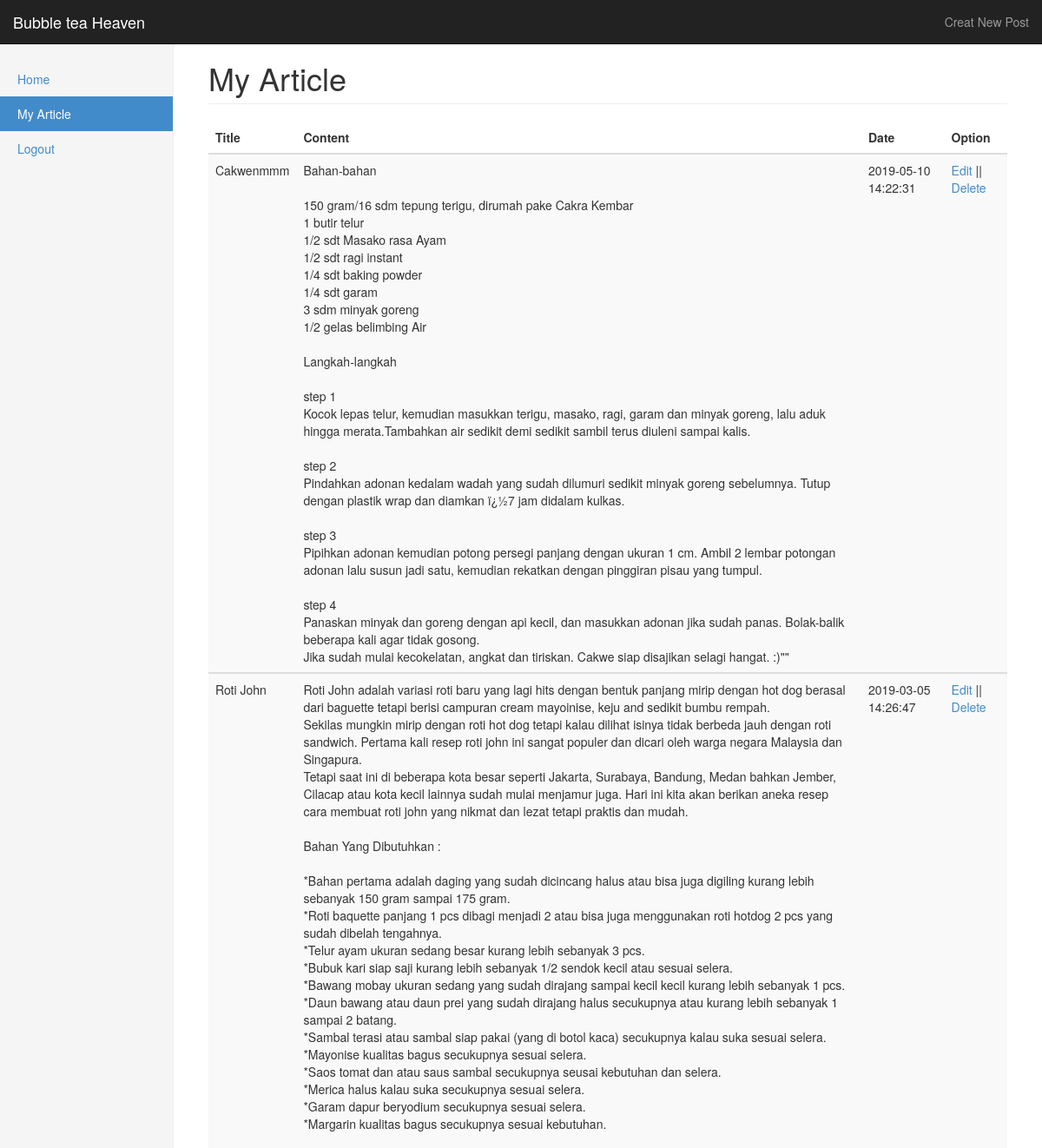
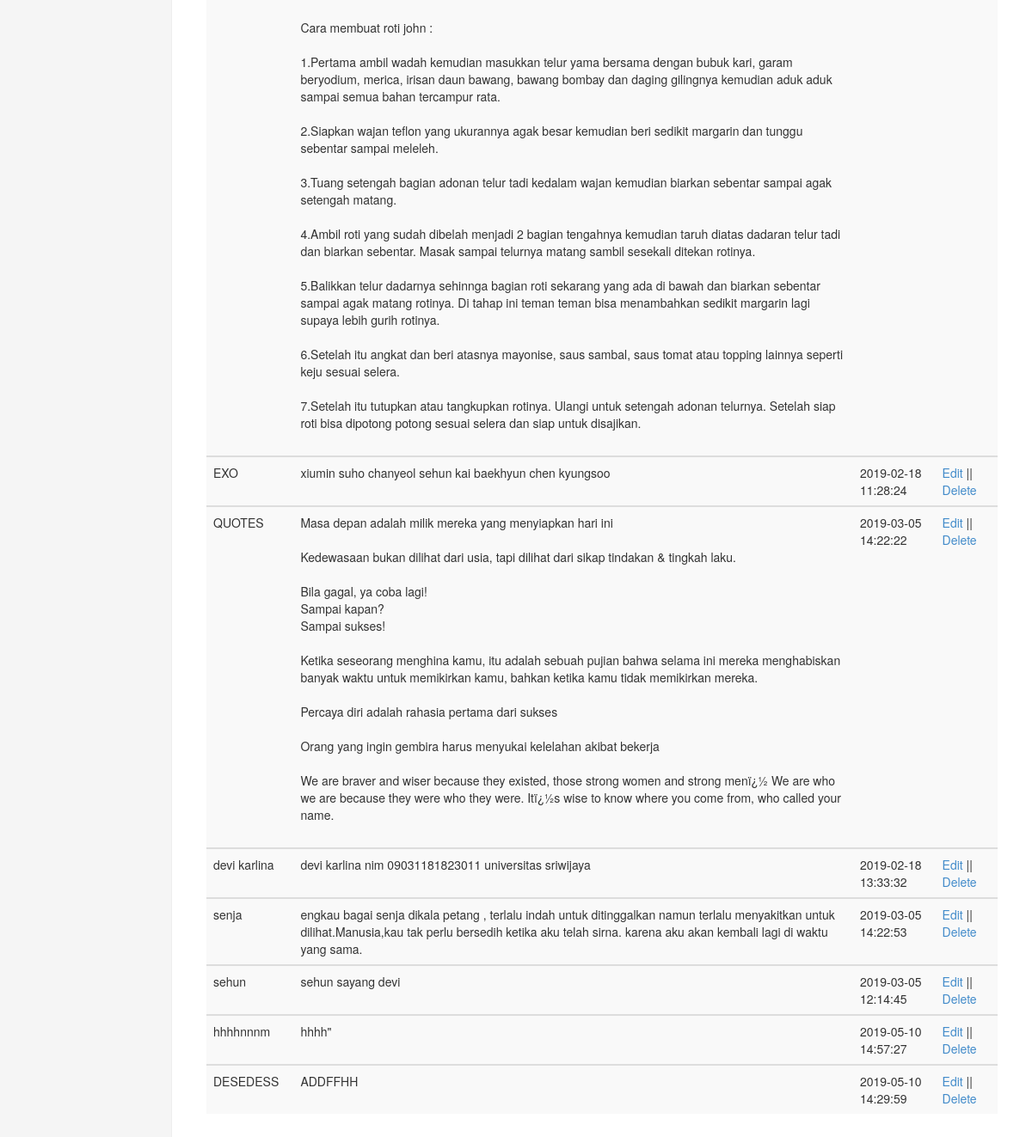
/post.php (signed in), run on the app's committed database (2 pictures, top to bottom).
### tables this page shows
CREATE TABLE IF NOT EXISTS `post` (
`id_post` int(11) NOT NULL,
  `title` varchar(50) NOT NULL,
  `isi` text NOT NULL,
  `waktu` timestamp NOT NULL DEFAULT CURRENT_TIMESTAMP ON UPDATE CURRENT_TIMESTAMP,
  `id_user` int(11) NOT NULL
);

### post.php (the view, shortened to what this page needs)
<!DOCTYPE html>
<html lang="en">
  <head>
    <link href="bootstrap.css" rel="stylesheet">
    <link href="dashboard.css" rel="stylesheet">
  </head>
  <body>
    <div class="navbar navbar-inverse navbar-fixed-top" role="navigation">
      <div class="container-fluid">
        <div class="navbar-header">
             <a class="navbar-brand"><font color ="white">Bubble tea Heaven</font></a>
        </div>
        <div class="navbar-collapse collapse">
          <ul class="nav navbar-nav navbar-right">
            <li><a href="creat.php">Creat New Post</a></li>
          </ul>
        </div>
      </div>
    </div>
    <div class="container-fluid">
      <div class="row">
        <div class="col-sm-3 col-md-2 sidebar">
          <ul class="nav nav-sidebar">
          <li><a href="home2.php">Home</a></li>
          <li class="active"><a href="post.php">My Article</a></li>
          <li><a href="logout.php">Logout</a></li>
            <br>
          </ul>
        </div>
          <div class="col-sm-9 col-sm-offset-3 col-md-10 col-md-offset-2 main">
            <h1 class="page-header">My Article</h1>
             <table class="table table-striped table-hover ">
              <thead>
                <tr>
                  <th>Title</th>
                  <th>Content</th>
                  <th> Date </th>
                  <th> Option </th>
                </tr>
              </thead>
               <?php
              if(isset($_COOKIE["id"])){
                  include("koneksi.php");
                $sql = "SELECT * FROM post";
                $result = $conn->query($sql);
                if ($result->num_rows > 0) {
                    while($row = $result->fetch_assoc()) {
                      echo "<tbody>
                          <tr>
                          <td>$row[title]</td>
                          <td>$row[isi]</td>
                          <td>$row[waktu]</td>
                          <td><a href='edit.php?id_post=$row[id_post]'>Edit</a> ||
                            <a onclick=\"return confirm('Are you sure deleting this post?');\" href='hapus.php?id_post=$row[id_post]'>Delete</a></td>
                        </tr>
                      </tbody>";
                    }
                } else {
                    echo "0 results";
                }
              }else{
                header('location:index.php');
              }
              ?>
            </table>
          </div>
        </div>
      </div>
  </body>
</html>

### dashboard.css (style rules this page uses)
body { padding-top: 50px; }
.sidebar { display: none; }
@media (min-width: 768px) { .sidebar { position: fixed; top: 51px; bottom: 0; left: 0; z-index: 1000; display: block; padding: 20px; overflow-x: hidden; overflow-y: auto; background-color: #f5f5f5; border-right: 1px solid #eee; } }
.nav-sidebar { margin-right: -21px; margin-bottom: 20px; margin-left: -20px; }
.nav-sidebar > li > a { padding-right: 20px; padding-left: 20px; }
.nav-sidebar > .active > a { color: #fff; background-color: #428bca; }
.main { padding: 20px; }
@media (min-width: 768px) { .main { padding-right: 40px; padding-left: 40px; } }
.main .page-header { margin-top: 0; }

### data on the page
post: title "Cakwenmmm", isi "Bahan-bahan 150 gram/16 sdm tepung terigu, dirumah pake Cakra Kembar 1 butir telur 1/2 sdt Masako rasa Ayam 1/2 sdt ragi instant 1/4 sdt baking powder 1/4 sdt garam 3 sdm minyak goreng 1/2 gelas belimbing Air Langkah-langkah step 1 Kocok lepas telur, kemudian masukkan terigu, masako, ragi, garam dan minyak goreng, lalu aduk hingga merata.Tambahkan air sedikit demi sedikit sambil terus diuleni sampai kalis. step 2 Pindahkan adonan kedalam wadah yang sudah dilumuri sedikit minyak goreng sebelumnya. Tutup dengan plastik wrap dan diamkan ï¿½7 jam didalam kulkas. step 3 Pipihkan adonan kemudian potong persegi panjang dengan ukuran 1 cm. Ambil 2 lembar potongan adonan lalu susun jadi satu,…", waktu "2019-05-10 14:22:31"
post: title "Roti John", isi "Roti John adalah variasi roti baru yang lagi hits dengan bentuk panjang mirip dengan hot dog berasal dari baguette tetapi berisi campuran cream mayoinise, keju and sedikit bumbu rempah. Sekilas mungkin mirip dengan roti hot dog tetapi kalau dilihat isinya tidak berbeda jauh dengan roti sandwich. Pertama kali resep roti john ini sangat populer dan dicari oleh warga negara Malaysia dan Singapura. Tetapi saat ini di beberapa kota besar seperti Jakarta, Surabaya, Bandung, Medan bahkan Jember, Cilacap atau kota kecil lainnya sudah mulai menjamur juga. Hari ini kita akan berikan aneka resep cara membuat roti john yang nikmat dan lezat tetapi praktis dan mudah. Bahan Yang Dibutuhkan : *Bahan…", waktu "2019-03-05 14:26:47"
post: title "EXO", isi "xiumin suho chanyeol sehun kai baekhyun chen kyungsoo", waktu "2019-02-18 11:28:24"
post: title "QUOTES", isi "Masa depan adalah milik mereka yang menyiapkan hari ini Kedewasaan bukan dilihat dari usia, tapi dilihat dari sikap tindakan & tingkah laku. Bila gagal, ya coba lagi! Sampai kapan? Sampai sukses! Ketika seseorang menghina kamu, itu adalah sebuah pujian bahwa selama ini mereka menghabiskan banyak waktu untuk memikirkan kamu, bahkan ketika kamu tidak memikirkan mereka. Percaya diri adalah rahasia pertama dari sukses Orang yang ingin gembira harus menyukai kelelahan akibat bekerja We are braver and wiser because they existed, those strong women and strong menï¿½ We are who we are because they were who they were. Itï¿½s wise to know where you come from, who called your name.", waktu "2019-03-05 14:22:22"
post: title "devi karlina", isi "devi karlina nim 09031181823011 universitas sriwijaya", waktu "2019-02-18 13:33:32"
post: title "senja", isi "engkau bagai senja dikala petang , terlalu indah untuk ditinggalkan namun terlalu menyakitkan untuk dilihat.Manusia,kau tak perlu bersedih ketika aku telah sirna. karena aku akan kembali lagi di waktu yang sama.", waktu "2019-03-05 14:22:53"
post: title "sehun", isi "sehun sayang devi", waktu "2019-03-05 12:14:45"
post: title "hhhhnnnm", isi "hhhh\"", waktu "2019-05-10 14:57:27"
post: title "DESEDESS", isi "ADDFFHH", waktu "2019-05-10 14:29:59"
